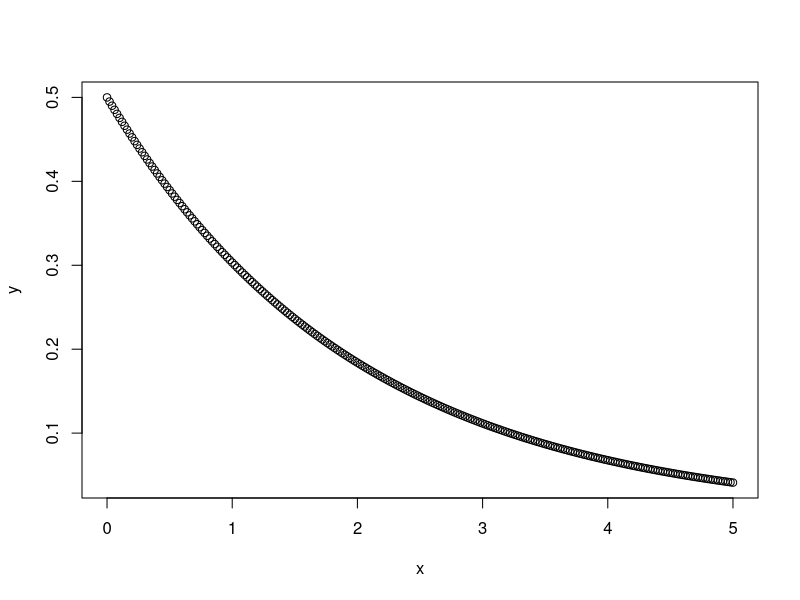
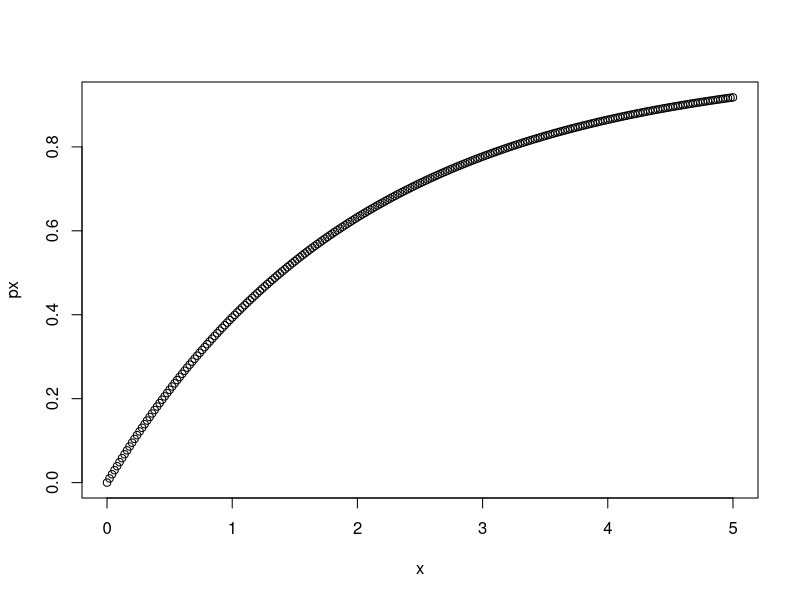
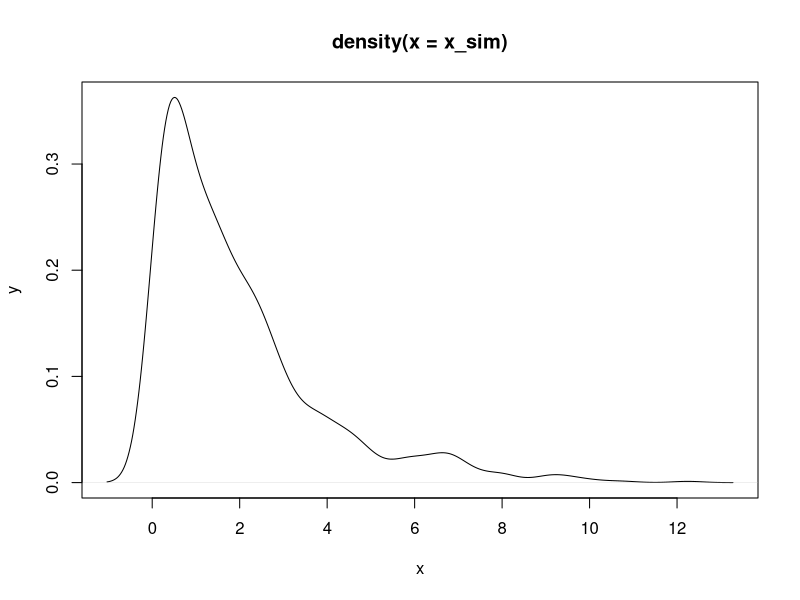

These charts were generated, in order, by the following R code:
#1a
x <- punif(45, min = 0, max = 60)
print(x)
#punif(45,0,60,lower.tail=FALSE)
#1b
y<-punif(30,0,60) - punif(20,0,60)
print(y)

#2
b<-dexp(3,rate=1/2)
print(b)

x<-seq(0,5,0.02)
px<-dexp(x,rate=1/2)
plot(x,px,xlab = 'x',ylab='y')


pexp(3,rate=0.5)
px<-pexp(x,rate=0.5)
plot(x,px)


n<-1000
x_sim<-rexp(n,rate=1/2)
plot(density(x_sim),xlab='x',ylab='y')


#q3

pgamma(1,shape=2,scale=1/3) #a
qgamma(0.7,shape=2,scale=1/3) #b